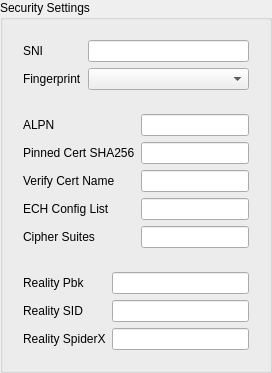
       <widget class="QGroupBox" name="xray_security_box">
        <property name="title">
         <string>Security Settings</string>
        </property>
        <layout class="QVBoxLayout" name="verticalLayout_8">
         <item>
          <widget class="QWidget" name="xray_tls_common" native="true">
           <layout class="QGridLayout" name="gridLayout_5">
            <item row="0" column="0">
             <widget class="QLabel" name="label_11">
              <property name="text">
               <string>SNI</string>
              </property>
              <property name="buddy">
               <cstring>xray_sni</cstring>
              </property>
             </widget>
            </item>
            <item row="0" column="1">
             <widget class="QLineEdit" name="xray_sni"/>
            </item>
            <item row="1" column="0">
             <widget class="QLabel" name="label_12">
              <property name="text">
               <string>Fingerprint</string>
              </property>
              <property name="buddy">
               <cstring>xray_fp</cstring>
              </property>
             </widget>
            </item>
            <item row="1" column="1">
             <widget class="QComboBox" name="xray_fp"/>
            </item>
           </layout>
          </widget>
         </item>
         <item>
          <widget class="QWidget" name="xray_tls_only" native="true">
           <layout class="QGridLayout" name="gridLayout_6">
            <item row="0" column="0">
             <widget class="QLabel" name="label_13">
              <property name="text">
               <string>ALPN</string>
              </property>
              <property name="buddy">
               <cstring>xray_alpn</cstring>
              </property>
             </widget>
            </item>
            <item row="0" column="1">
             <widget class="QLineEdit" name="xray_alpn"/>
            </item>
            <item row="1" column="0">
             <widget class="QLabel" name="label_xray_pcs">
              <property name="text">
               <string>Pinned Cert SHA256</string>
              </property>
              <property name="buddy">
               <cstring>xray_pinned_peer_cert_sha256</cstring>
              </property>
             </widget>
            </item>
            <item row="1" column="1">
             <widget class="QLineEdit" name="xray_pinned_peer_cert_sha256">
              <property name="toolTip">
               <string>pinnedPeerCertSha256: hex SHA256 of the peer certificate (comma-separated for multiple). Replacement for allowInsecure.</string>
              </property>
             </widget>
            </item>
            <item row="2" column="0">
             <widget class="QLabel" name="label_xray_vcn">
              <property name="text">
               <string>Verify Cert Name</string>
              </property>
              <property name="buddy">
               <cstring>xray_verify_peer_cert_by_name</cstring>
              </property>
             </widget>
            </item>
            <item row="2" column="1">
             <widget class="QLineEdit" name="xray_verify_peer_cert_by_name">
              <property name="toolTip">
               <string>verifyPeerCertByName: verify the peer certificate against this name instead of the SNI.</string>
              </property>
             </widget>
            </item>
            <item row="3" column="0">
             <widget class="QLabel" name="label_xray_ech">
              <property name="text">
               <string>ECH Config List</string>
              </property>
              <property name="buddy">
               <cstring>xray_ech_config_list</cstring>
              </property>
             </widget>
            </item>
            <item row="3" column="1">
             <widget class="QLineEdit" name="xray_ech_config_list">
              <property name="toolTip">
               <string>echConfigList: a base64 ECHConfigList, or "domain+https://dns/dns-query" to let Xray fetch it over DoH (e.g. cloudflare-ech.com+https://8.8.8.8/dns-query).</string>
              </property>
             </widget>
            </item>
            <item row="4" column="0">
             <widget class="QLabel" name="label_xray_cs">
              <property name="text">
               <string>Cipher Suites</string>
              </property>
              <property name="buddy">
               <cstring>xray_cipher_suites</cstring>
              </property>
             </widget>
            </item>
            <item row="4" column="1">
             <widget class="QLineEdit" name="xray_cipher_suites">
              <property name="toolTip">
               <string>cipherSuites: colon-separated TLS 1.2 cipher suite names, including Go's insecure ones. Only applied with the "unsafe" fingerprint.</string>
              </property>
             </widget>
            </item>
           </layout>
          </widget>
         </item>
         <item>
          <widget class="QWidget" name="xray_reality_box" native="true">
           <layout class="QGridLayout" name="gridLayout_7">
            <item row="0" column="0">
             <widget class="QLabel" name="label_14">
              <property name="text">
               <string>Reality Pbk</string>
              </property>
              <property name="buddy">
               <cstring>xray_reality_pbk</cstring>
              </property>
             </widget>
            </item>
            <item row="0" column="1">
             <widget class="QLineEdit" name="xray_reality_pbk"/>
            </item>
            <item row="1" column="0">
             <widget class="QLabel" name="label_15">
              <property name="text">
               <string>Reality SID</string>
              </property>
              <property name="buddy">
               <cstring>xray_reality_sid</cstring>
              </property>
             </widget>
            </item>
            <item row="1" column="1">
             <widget class="QLineEdit" name="xray_reality_sid"/>
            </item>
            <item row="2" column="0">
             <widget class="QLabel" name="label_16">
              <property name="text">
               <string>Reality SpiderX</string>
              </property>
              <property name="buddy">
               <cstring>xray_reality_spiderx</cstring>
              </property>
             </widget>
            </item>
            <item row="2" column="1">
             <widget class="QLineEdit" name="xray_reality_spiderx"/>
            </item>
           </layout>
          </widget>
         </item>
        </layout>
       </widget>
